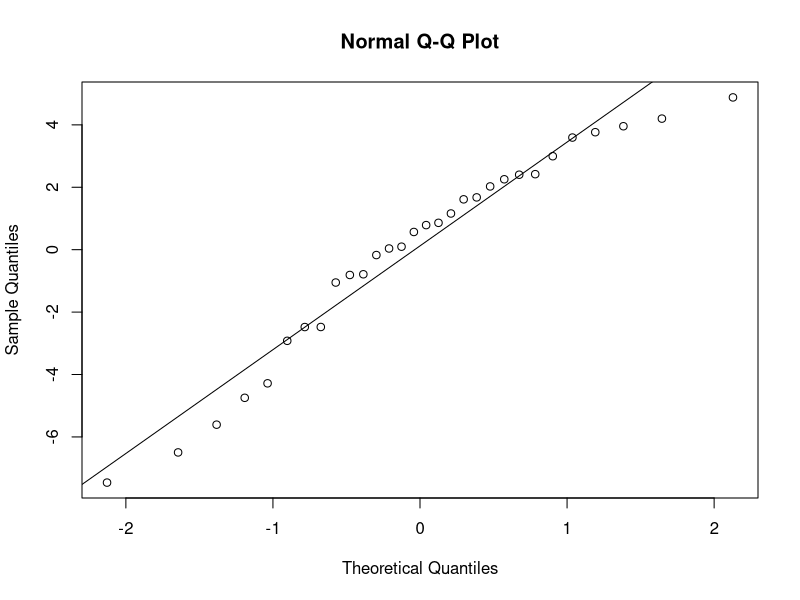
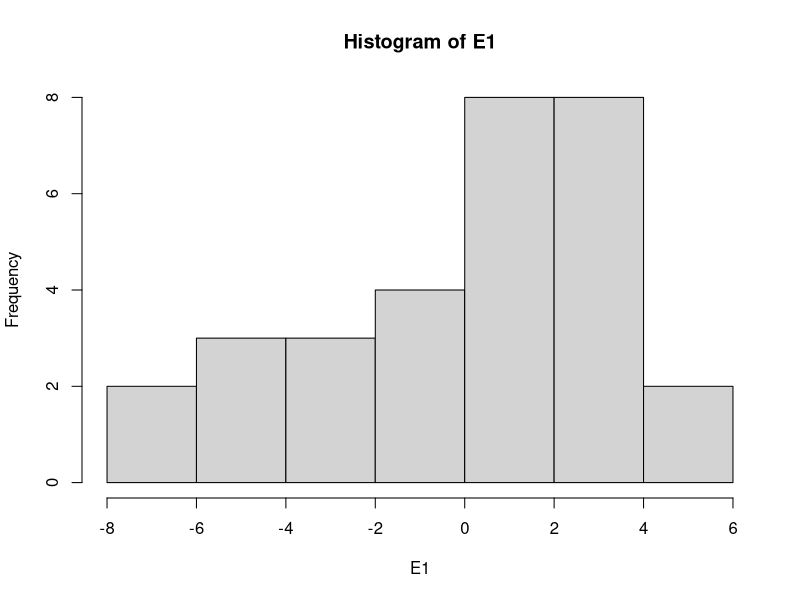
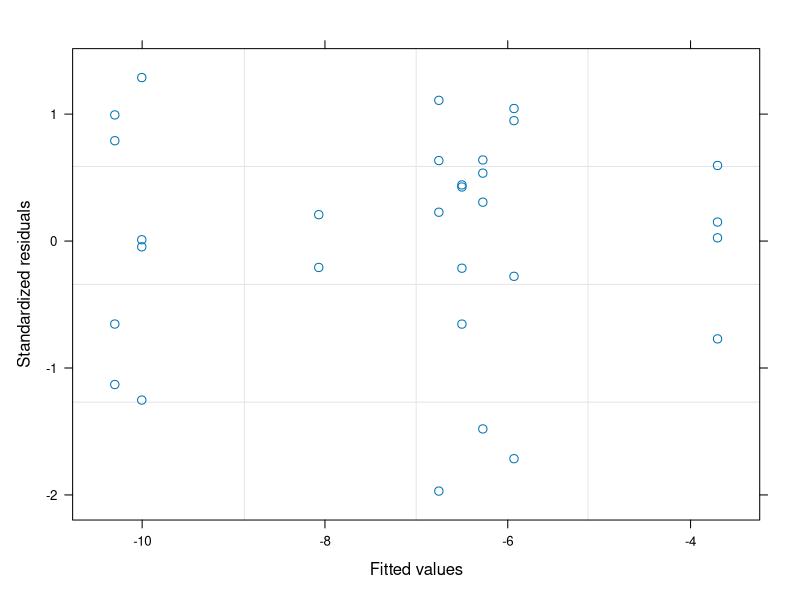

Here is the R script that generated these plots, in order: (Note: this script raises an error after producing the figures.)
#Author:  Clay Arango
#Creation date: 10-Feb-19
#Script to analyze NDS data from Summer 2018 NDS work with S. Roley and A. Alexiades

#packages
install.packages("nlme")
install.packages("nortest")
install.packages("dplyr")
install.packages("multcomp")
install.packages("MASS")
install.packages("ggplot2")
library(nlme)
library(nortest)
library(dplyr)
library(multcomp)
library(MASS)
library(ggplot2)

#Load data
kiona_summer <- read.table(file="kiona_summer.csv", header=T, sep=",")

#set variable
d = kiona_summer

#evaluate data to make sure factors are correct
names(d)
unique(d$nutrient) #control, N, NP, NPSi, NSi, P, PSi, Si
unique(d$N) #should be 0 and 1
unique(d$P) #should be 0 and 1
unique(d$Si) #should be 0 and 1
unique(d$top) #should be "sponge" and "glass"
#if need to change, use recode function below. 
d$top<-recode(d$top, "cellulose" ="sponge")
str(d)

#convert N and P vand Si alues (0 or 1 for absence or presence) to factors
d$N<-as.factor(d$N)
d$P<-as.factor(d$P)
d$Si<-as.factor(d$Si)
str(d)

#subset data into gpp and cr response
d.cr = subset(d, top=="sponge", data=d)
d.gpp = subset(d, top=="glass", data=d)

#calculate nrr for cr
x = aggregate(d.cr[,8], list(d.cr$nutrient), mean, na.rm=T)
x
d.cr$cr.nrr = d.cr$cr.area/-8.067717 #is there a prettier way to do this?

#calculate nrr for gpp
x = aggregate(d.gpp[,9], list(d.gpp$nutrient), mean, na.rm=T)
x
#can't calculate nrr bc of zero control
#d.gpp$gpp.nrr = d.gpp$gpp.area/2.2686372 #is there a prettier way to do this?

############################################################
#analyze RESPIRATION data
############################################################

M1<-gls(cr.area~N*P*Si, data=d.cr, na.action=na.omit)
E1<-residuals(M1)
qqnorm(E1)
qqline(E1)
ad.test(E1)
   #residuals are normally distributed
hist(E1)  
plot(M1)

plot(filter(d.cr, !is.na(cr.area)) %>% dplyr::select(nutrient), 
     E1, xlab="nutrient", ylab="Residuals")
bartlett.test(cr.area~nutrient, data=d.cr)
   #variance test is ok

anova(M1)
  
x <- group_by(d.cr, nutrient) %>%  # Grouping function causes subsequent functions to aggregate by season and reach
  summarize(cr.mean = abs(mean(cr.area, na.rm = TRUE)), # na.rm = TRUE to remove missing values
            cr.sd=abs(sd(cr.area, na.rm = TRUE)),  # na.rm = TRUE to remove missing values
            n = sum(!is.na(cr.area)), # of observations, excluding NAs. 
            cr.se=cr.sd/sqrt(n))

ggplot(data=x, aes(x=nutrient, y=cr.mean)) + 
  geom_bar(stat="identity", position=position_dodge(), color = "black") + 
  geom_errorbar(aes(ymin=cr.mean, ymax=cr.mean+cr.se), width=0.2, 
                position=position_dodge(0.9)) + 
  xlab("Nutrient") +
  ylab(expression(Respiration~(ug~O[2]~m^{-2}~h^{-1}))) +
  ylim(0,20) +
  labs(fill="Light") +
  theme_bw() +
  theme(panel.grid.major=element_blank(),
        panel.grid.minor=element_blank(),
        legend.title=element_text(size=6),
        legend.key=element_blank(), 
        legend.position=c(0.5,0.95), 
        legend.text=element_text(size=8), 
        legend.background=element_blank(), 
        legend.direction="horizontal", 
        legend.key.size=unit(0.3, "cm"), 
        axis.title.y=element_text(size=8), 
        axis.title.x=element_text(size=8), 
        axis.text.x=element_text(size=8))

#ggsave('output/figures/Ring_fall.tiff',
#       units="in",
#       width=3.25,
#       height=3.25,
#       dpi=1200,
#       compression="lzw")

############################################################
#analyze the PRODUCTION data
############################################################

M1<-gls(gpp.area~N*P*Si, data=d.gpp, na.action=na.omit) 
E1<-residuals(M1)
qqnorm(E1)
qqline(E1)
ad.test(E1)
   #residuals are not normal

hist(E1, xlab="residuals", main="")
plot(M1)

plot(filter(d.gpp, !is.na(gpp.area)) %>% dplyr::select(nutrient), 
     E1, xlab="nutrient", ylab="Residuals")
bartlett.test(gpp.area~nutrient, data=d.gpp)
   #not OK

anova(M1)
  
x <- group_by(d.gpp, nutrient) %>%  # Grouping function causes subsequent functions to aggregate by season and reach
  summarize(gpp.mean = abs(mean(gpp.area, na.rm = TRUE)), # na.rm = TRUE to remove missing values
            gpp.sd=abs(sd(gpp.area, na.rm = TRUE)),  # na.rm = TRUE to remove missing values
            n = sum(!is.na(gpp.area)), # of observations, excluding NAs. 
            gpp.se=gpp.sd/sqrt(n))

ggplot(data=x, aes(x=nutrient, y=gpp.mean)) + 
  geom_bar(stat="identity", position=position_dodge(), color = "black") + 
  geom_errorbar(aes(ymin=gpp.mean, ymax=gpp.mean+gpp.se), width=0.2, 
                position=position_dodge(0.9)) + 
  xlab("Nutrient") +
  ylab(expression(Production~(ug~O[2]~m^{-2}~h^{-1}))) +
  labs(fill="Light") +
  theme_bw() +
  theme(panel.grid.major=element_blank(),
        panel.grid.minor=element_blank(), 
        legend.title=element_text(size=6), 
        legend.key=element_blank(),  
        legend.position=c(0.5,0.95),  
        legend.text=element_text(size=8),  
        legend.background=element_blank(),  
        legend.direction="horizontal",  
        legend.key.size=unit(0.3, "cm"),  
        axis.title.y=element_text(size=8),  
        axis.title.x=element_text(size=8),  
        axis.text.x=element_text(size=8))

#ggsave('output/figures/gppByNutrient.tiff',
#       units="in",
#       width=3.25,
#       height=3.25,
#       dpi=1200,
#       compression="lzw")


#BELOW HERE IS NOT EDITED





############################################################
#analyze the CHL-A biomass on disks

M1<-gls(chla~N*P*light, data=roza_sum.chla, na.action=na.omit)
E1<-residuals(M1)
qqnorm(E1)
qqline(E1)
ad.test(E1)
  #residuals look bad (p=0.001)
hist(E1)
plot(M1)

vf1 = varIdent(form = ~ 1|N*P)
vf2 = varIdent(form = ~ 1|light)
vf3 = varIdent(form = ~ 1|N*P*light)
vf4 = varPower(form = ~ fitted(.)) 
vf5 = varExp(form = ~ fitted(.))
vf6 = varConstPower(form = ~ fitted(.))
vf7 = varExp(form = ~ fitted(.)|nutrient)

M2<-gls(chla~N*P*light, data=roza_sum.chla, na.action=na.omit, weights=vf1)
M3<-gls(chla~N*P*light, data=roza_sum.chla, na.action=na.omit, weights=vf2)
M4<-gls(chla~N*P*light, data=roza_sum.chla, na.action=na.omit, weights=vf3)
M5<-gls(chla~N*P*light, data=roza_sum.chla, na.action=na.omit, weights=vf4)
M6<-gls(chla~N*P*light, data=roza_sum.chla, na.action=na.omit, weights=vf5)
M7<-gls(chla~N*P*light, data=roza_sum.chla, na.action=na.omit, weights=vf6)
M8<-gls(chla~N*P*light, data=roza_sum.chla, na.action=na.omit, weights=vf7)

anova(M1,M2,M3,M4,M5,M6,M7,M8)

#M3 is best on AIC

E3<-residuals(M3)
qqnorm(E3)
qqline(E3)
ad.test(E3)
#residuals are not normal (p=0.001)
hist(E3, xlab="residuals", main="")
plot(M3)
  #hist and plot look good

plot(filter(roza_sum.chla, !is.na(chla)) %>% dplyr::select(light), 
     E3, xlab="light", ylab="Residuals")
bartlett.test(chla~light, data=roza_sum.chla)

plot(filter(roza_sum.chla, !is.na(chla)) %>% dplyr::select(nutrient), 
     E3, xlab="nutrient", ylab="Residuals")
bartlett.test(chla~nutrient, data=roza_sum.chla)

anova(M3)

#light is significant and N and P separately interact with light

x<-roza_sum.chla[complete.cases(roza_sum.chla$chla),]

with(x, 
     interaction.plot(nutrient,light,chla, 
                      ylim=c(0,1.5),lty=c(1,12),lwd=2,ylab="Chlorophyll a", 
                      xlab="Nutrient", trace.label="Light"))

x <- group_by(roza_sum.chla, nutrient, light) %>%  # Grouping function causes subsequent functions to aggregate by season and reach
  summarize(chla.mean = mean(chla, na.rm = TRUE), # na.rm = TRUE to remove missing values
            chla.sd=sd(chla, na.rm = TRUE),  # na.rm = TRUE to remove missing values
            n = sum(!is.na(chla)), # of observations, excluding NAs. 
            chla.se=chla.sd/sqrt(n))

ggplot(data=x, 
       aes(x=nutrient, y=chla.mean, fill=light)) + 
  geom_bar(stat="identity", position=position_dodge(), color = "black") + 
  geom_errorbar(aes(ymin=chla.mean, ymax=chla.mean+chla.se), width=0.2, 
                position=position_dodge(0.9)) + 
  scale_fill_manual(values=c("white","black")) +
  xlab("Nutrient") +
  ylab(expression(Chlorophyll~a~(ug~cm^{-2}))) +
  ylim(0,1.7) +
  labs(fill="Light") +
  theme_bw() +
  theme(panel.grid.major=element_blank(), 
        panel.grid.minor=element_blank(), 
        legend.title=element_text(size=6), 
        legend.key=element_blank(), 
        legend.position=c(0.5,0.95), 
        legend.text=element_text(size=8), 
        legend.background=element_blank(), 
        legend.direction="horizontal", 
        legend.key.size=unit(0.3, "cm"), 
        axis.title.y=element_text(size=8), 
        axis.title.x=element_text(size=8), 
        axis.text.x=element_text(size=8))

ggsave('output/figures/chlaByNutrientLight.tiff',
       units="in",
       width=3.25,
       height=3.25,
       dpi=1200,
       compression="lzw")



############################################################
############################################################
#calculate nrr mean and standard error
x1 <- group_by(roza_sum, nutrient, light) %>%  # Grouping function causes subsequent functions to aggregate by season and reach
  summarize(chla.nrr.mean = mean(chla.nrr, na.rm = TRUE), # na.rm = TRUE to remove missing values
            chla.nrr.sd=sd(chla.nrr, na.rm = TRUE),  # na.rm = TRUE to remove missing values
            chla.n = sum(!is.na(chla.nrr)), # of observations, excluding NAs. 
            chla.nrr.se=chla.nrr.sd/sqrt(chla.n))


x2 <- group_by(roza_sum, nutrient, light) %>%  # Grouping function causes subsequent functions to aggregate by season and reach
  summarize(gpp.nrr.mean = mean(gpp.nrr, na.rm = TRUE), # na.rm = TRUE to remove missing values
            gpp.nrr.sd=sd(gpp.nrr, na.rm = TRUE),  # na.rm = TRUE to remove missing values
            gpp.n = sum(!is.na(gpp.nrr)), # of observations, excluding NAs. 
            gpp.nrr.se=gpp.nrr.sd/sqrt(gpp.n))

x3 <- group_by(roza_sum, nutrient, light) %>%  # Grouping function causes subsequent functions to aggregate by season and reach
  summarize(cr.nrr.mean = mean(cr.nrr, na.rm = TRUE), # na.rm = TRUE to remove missing values
            cr.nrr.sd=sd(cr.nrr, na.rm = TRUE),  # na.rm = TRUE to remove missing values
            cr.n = sum(!is.na(cr.nrr)), # of observations, excluding NAs. 
            cr.nrr.se=cr.nrr.sd/sqrt(cr.n))

roza_sum.nrr<-cbind(x1,x2,x3)
roza_sum.nrr <- roza_sum.nrr[, !duplicated(colnames(roza_sum.nrr))]
write.csv(roza_sum.nrr, "roza_sum.nrr.csv")
